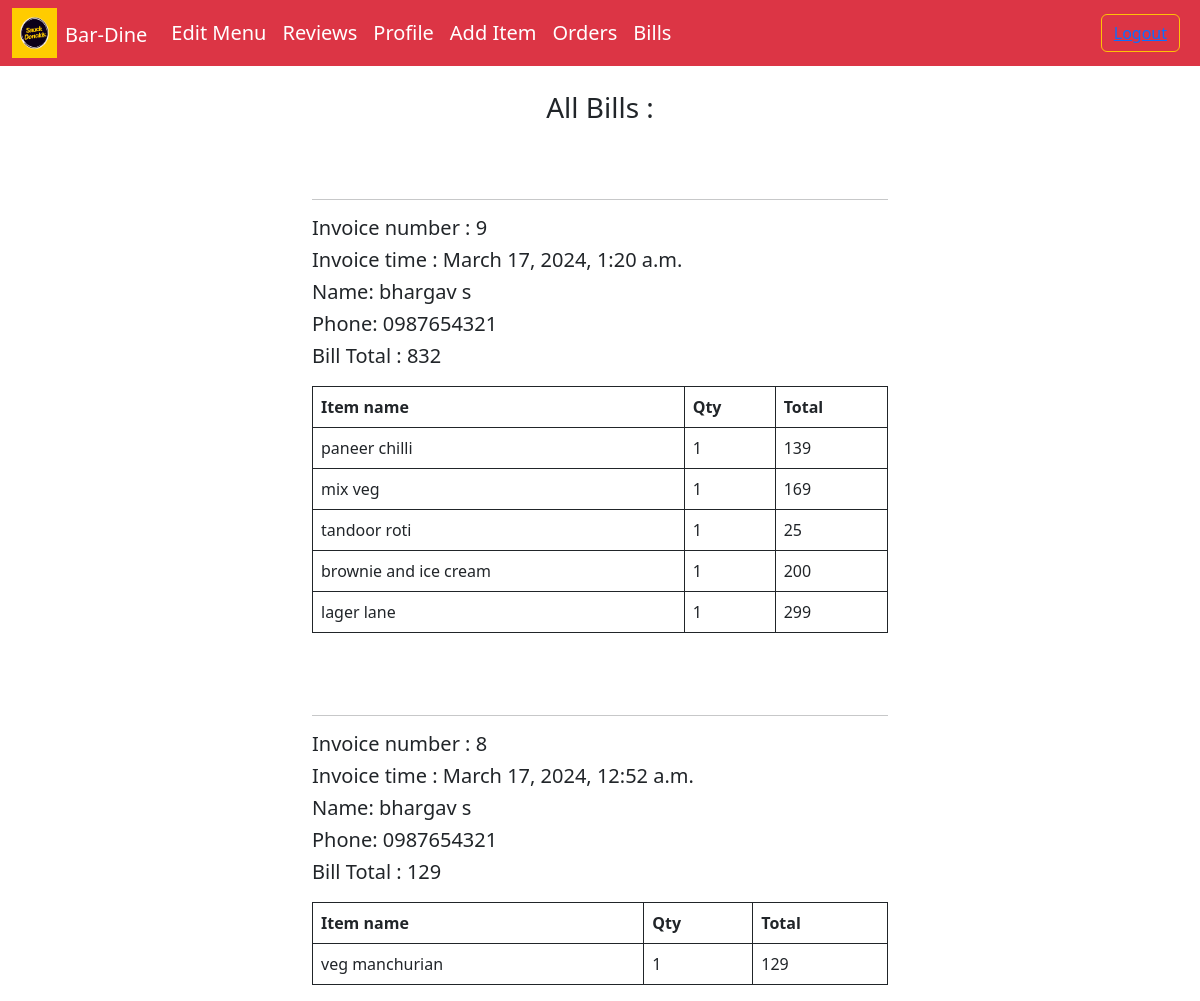
/view_bills (signed in), run on the app's committed database.
### cafe/models.py (models this page shows)
class bill(models.Model):
    order_items = models.CharField(max_length=5000)
    name = models.CharField(default='', max_length=50)
    bill_total = models.IntegerField()
    phone = models.CharField(max_length=10)
    bill_time = models.DateTimeField()

### cafe/views.py (the view)
# urls.py: path('view_bills', views.view_bills, name='view_bills'),
def view_bills(request):
    if request.user.is_anonymous:
        messages.error(request, 'You Must be an admin user to view this!')
        return redirect('')
    all_bills = bill.objects.all().order_by('-bill_time')
    for b in all_bills:
        b.order_items = ast.literal_eval(b.order_items)
    context = {'bills': all_bills}
    return render(request, 'bills.html', context)

### templates/bills.html (shortened to what this page needs)
{% extends 'base.html' %}
{%block body%}
<div class="container col-md-6">
    <div style="display:grid;place-content:center; padding-top:25px">
        <h3>All Bills : </h3>
      </div>
    {% for b in bills %}
  <table class="table table-bordered border-dark">
  <thead>
    <tr>
      <th>Item name</th>
      <th>Qty</th>
      <th>Total</th>
    </tr>
  </thead>
  <tbody>
    {% for item, values in b.order_items.items %}
    <tr>
      <td>{{ item }}</td>
      <td>{{ values.0 }}</td>
      <td>{{ values.1 }}</td>
    </tr>
    {% endfor %}
    <div style='padding:50px 0px 10px'>
    <hr>
  <h5> Invoice number : {{b.id}}</h5>
  <h5> Invoice time : {{b.bill_time}}</h5>
    {% if b.name != "Unknown" %}
    <h5>Name: {{ b.name }}</h5>
    <h5>Phone: {{ b.phone }}</h5>
{% endif %}
    <h5>Bill Total : {{ b.bill_total }}</h5>
    </div>
    {% endfor %}
  </tbody>
</table>
  </div>
{%endblock body%}

### templates/base.html (style rules this page uses)
* { text-decoration:none; }

### data on the page
bill: order_items "paneer chilli" "mix veg" "tandoor roti" "brownie and ice cream" "lager lane", values "1" "1" "1" "1" "1", values "139" "169" "25" "200" "299", id "9", bill_time "March 17, 2024, 1:20 a.m.", name "bhargav s", phone "0987654321", bill_total "832"
bill: order_items "veg manchurian", values "1", values "129", id "8", bill_time "March 17, 2024, 12:52 a.m.", name "bhargav s", phone "0987654321", bill_total "129"
